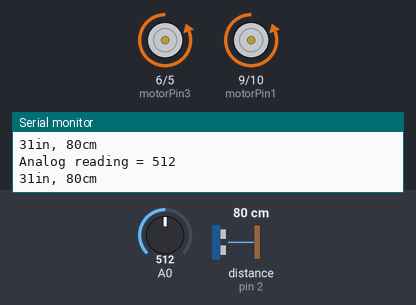
Bench run of a sketch on a simulated Arduino Uno, built with avr-gcc and run on an emulated ATmega328P. Parts: motor-driver pin pairs drawn as motors (green arrow = first pin HIGH = forward, orange = second pin HIGH = backward, longer = more drive), the last lines printed to the serial monitor. Wiring (inferred from the names in the program): ultrasonic range finder: trigger pin 3; echo pin 2. Inputs (shaded band) come from the test bench; at power-on: distance to the obstacle (sensor on pin 2) 80 cm, A0 = 512. The echo pulse lasts 58.3 µs per cm.

Above: at 1.2 s.
1.3 s: distance to the obstacle (sensor on pin 2) set to 10 cm
4.3 s: distance to the obstacle (sensor on pin 2) set to 7 cm
At 4.7 s:
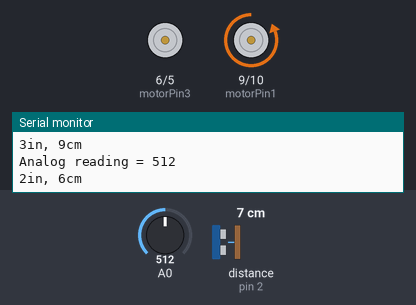
7.3 s: A0 set to 360
10.3 s: A0 set to 342
At 10.6 s:
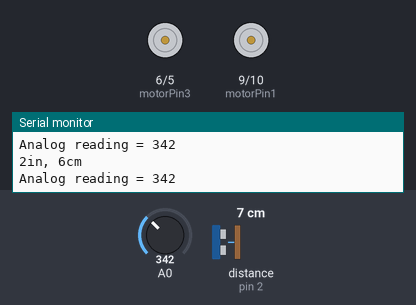
11.8 s: A0 set to 511
At 12.2 s:
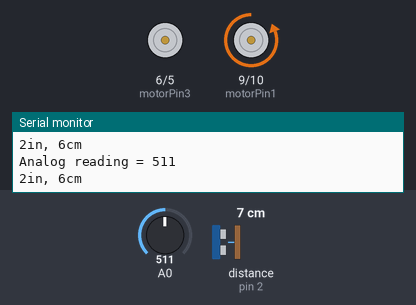
14.8 s: distance to the obstacle (sensor on pin 2) set to 18 cm
At 15.3 s:
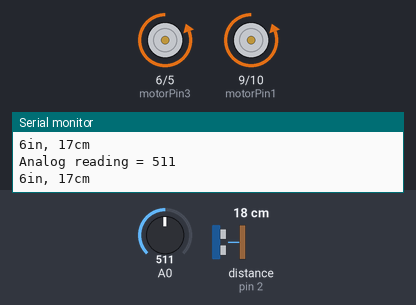
Timing chart, 0 to 17.3 s (numbered marks = the images above; inputs shaded):
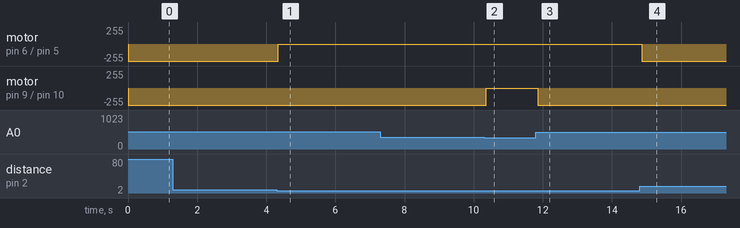

Measured:
- the behaviour switches between 9 and 8 cm on distance to the obstacle (sensor on pin 2) (found by bisection; images 0 and 1)
- the behaviour switches between 350 and 349 on A0 (found by bisection; images 1 and 2)
- after the input at 4.3 s, motor on pin 6 (motorPin3) / pin 5 (motorPin4): backward 255/255 → stopped at once
- after the input at 10.3 s, motor on pin 9 (motorPin1) / pin 10 (motorPin2): backward 255/255 → stopped after 0.06 s
- after the input at 11.8 s, motor on pin 9 (motorPin1) / pin 10 (motorPin2): stopped → backward 255/255 after 0.05 s
- after the input at 14.8 s, motor on pin 6 (motorPin3) / pin 5 (motorPin4): stopped → backward 255/255 after 0.06 s

The sketch:

smartcar.ino
```cpp
/* This program has both motors turn clockwise when
the designated buttons (left button = top motor, right button = bottom motor)
aren't pressed, and turn counterclockwise for 2 seconds when they are pressed).
*/

//------------------------------variables and constants-----------
//--------------Motor------------
//Top motor
const int motorPin1  = 9;  // input 1
const int motorPin2  = 10;  // input 2
//Bottom motor
const int motorPin3  = 6; // input 3
const int motorPin4  = 5;  // input 4

//----------------Sensor-------------
const int echoPin = 2;
const int trigPin = 3;

//----------------------------------------------------------------------

//-----------------------------------Setup---------------------------
//This will run only one time.
void setup(){

  	//Set motor pins as outputs
    pinMode(motorPin1, OUTPUT); //top
    pinMode(motorPin2, OUTPUT); //top
    pinMode(motorPin3, OUTPUT); //bottom
    pinMode(motorPin4, OUTPUT); //bottom

    //USS Pins
  	pinMode(trigPin, OUTPUT);
  	pinMode(echoPin, INPUT);

  	// initialize serial communication:
  	Serial.begin(9600);

}
//-----------------------------------------------------

//-------------------------Loop--------------------------
//This code runs until the program is stopped
void loop(){

  //------------------photoresistor------------------
  // reads the input on analog pin A0
  int analogValue = analogRead(A0);

  // print out reading
  Serial.print("Analog reading = ");
  Serial.println(analogValue);   // the raw analog reading

  //---------------------------------------------------

  //--------------------------------------------------

  //variables for duration and distance of signal
  long duration, inches, cm;

  //trigger ping (high pulse for 5+ microseconds
  digitalWrite(trigPin, LOW);
  delay (0.002);
  digitalWrite(trigPin, HIGH);
  delay(0.005);
  digitalWrite(trigPin, LOW);

  //duration of time from sending signal to recieving echoed signal
  duration = pulseIn(echoPin, HIGH);

  //convert duration to inch and cm
  inches = duration / 74 / 2;
  cm = duration / 29 / 2;

  //Print out distance
  Serial.print(inches);
  Serial.print("in, ");
  Serial.print(cm);
  Serial.print("cm");
  Serial.println();

  //Stop when shade is found
  if (analogValue < 350){
    digitalWrite(motorPin3, LOW); //bottom
    digitalWrite(motorPin4, LOW); //bottom
    digitalWrite(motorPin1, LOW); //top
    digitalWrite(motorPin2, LOW); //top

  //if it's not shady...
  } else {
    //if the distance from the sensor to the object is less than 4
    if (cm < 8){
      //keep turning right
      digitalWrite(motorPin3, LOW); //bottom
      digitalWrite(motorPin4, LOW); //bottom
      digitalWrite(motorPin1, LOW); //top
      digitalWrite(motorPin2, HIGH); //top
      delay (500);
    }
    //if it's not shady and cm is no longer < 6 (meaning no longer is the robot colliding with something)
      //----------Move forward------------
      digitalWrite(motorPin3, LOW); //bottom
      digitalWrite(motorPin4, HIGH); //bottom
      digitalWrite(motorPin1, LOW); //top
      digitalWrite(motorPin2, HIGH); //top
  }

  //----------------------------------------------------------

}
```
